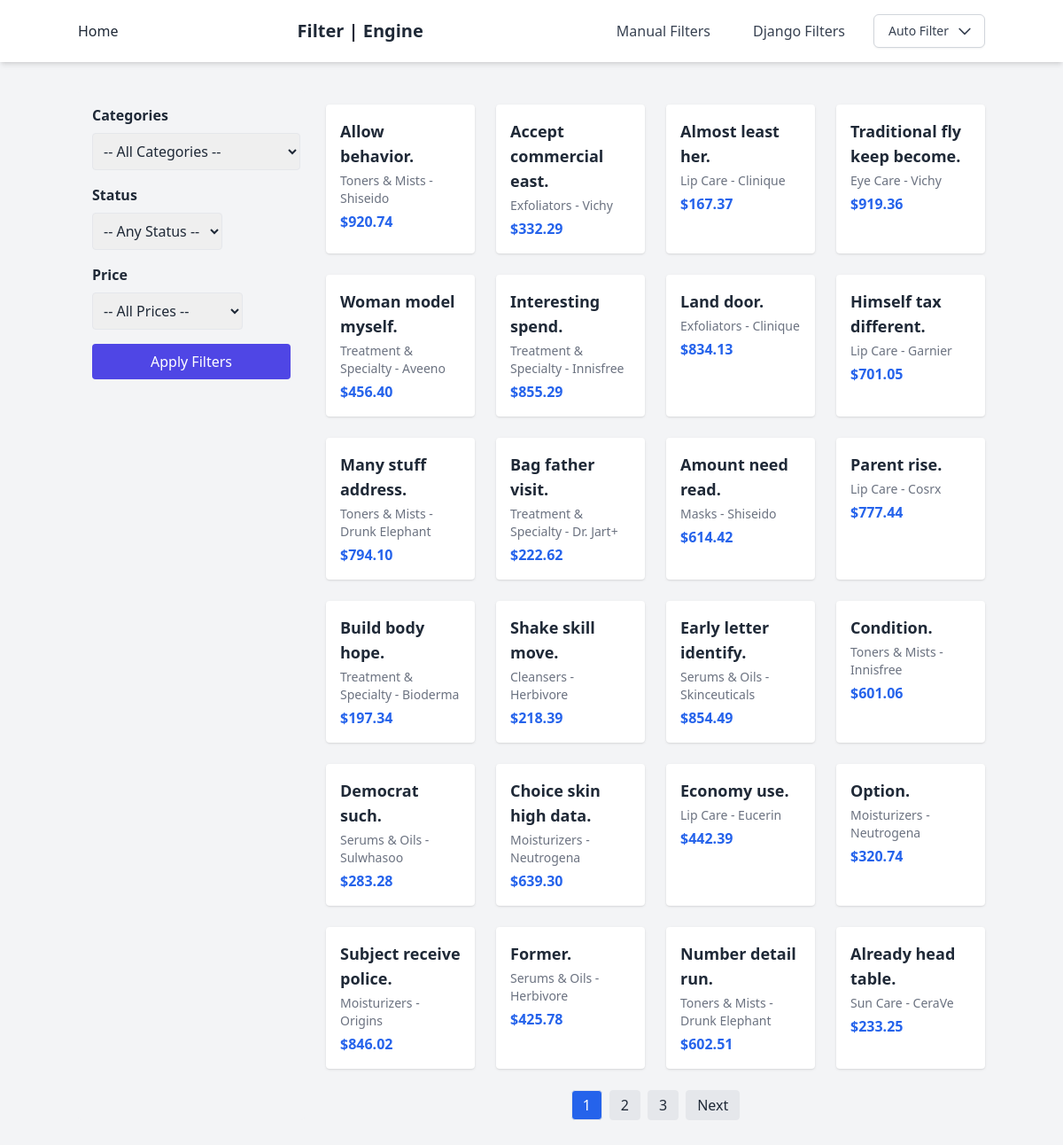
Page /facet_ch_apply/ on the committed database.
### products/models.py (models this page shows, shortened)
class Product(models.Model):
    STATUS_CHOICES = (("active","Active"),("inactive","Inactive"))
    name = models.CharField(max_length=255)
    category = models.ForeignKey(Category, on_delete=models.CASCADE, related_name="products")
    brand = models.ForeignKey(Brand, on_delete=models.SET_NULL, null=True, related_name="products")
    status = models.CharField(max_length=10, choices=STATUS_CHOICES, db_index=True)
    price = models.DecimalField(max_digits=8, decimal_places=2, db_index=True)
    stock = models.IntegerField(default=0)
    created_at = models.DateTimeField(auto_now_add=True, db_index=True)
    class Meta:
        indexes = [
            models.Index(fields=["category", "brand"]),
            models.Index(fields=["category", "status"]),
            models.Index(fields=["-created_at"]),
            models.Index(fields=["price", "status"]),
        ]

class Category(models.Model):
    name = models.CharField(max_length=100, unique=True)
    product_count = models.PositiveIntegerField(default=0)

class Brand(models.Model):
    name = models.CharField(max_length=100, unique=True)

### products/views.py (the view)
# urls.py: path("facet_ch_apply/", ProductFilterChApplyView.as_view(), name="checkbox_apply_list"),
class ProductFilterChApplyView(FilterView):
    model = Product
    filterset_class = ProductFilter
    paginate_by = 24
    template_name = "products/ch_apply.html"
    context_object_name = "products"
    def get_queryset(self):
        queryset = super().get_queryset()
        bucket = self.request.GET.get("price_bucket")
        if bucket and "_" in bucket:
            try:
                min_val, max_val = map(int, bucket.split("_"))
                queryset = queryset.filter(price__gte=min_val, price__lt=max_val)
            except ValueError:
                pass
        return queryset
    def get_context_data(self, **kwargs):
        context = super().get_context_data(**kwargs)
        queryset = self.get_queryset()
        context['category_facets'] = (
            Product.objects.values(
                "category__id", "category__name"
            ).annotate(count=Count('id')).order_by("-count")
        )
        context['status_facets'] = (
            Product.objects.values('status')
            .annotate(count=Count('id'))
        )
        context['price_buckets'] = queryset.aggregate(
            p_0_50=Count(Case(When(price__lt=50, then=1), output_field=IntegerField())),
            p_50_100=Count(Case(When(price__gte=50, price__lt=100, then=1), output_field=IntegerField())),
            p_100_200=Count(Case(When(price__gte=100, price__lt=200, then=1), output_field=IntegerField())),
            p_200_500=Count(Case(When(price__gte=200, price__lt=500, then=1), output_field=IntegerField())),
            p_500_800=Count(Case(When(price__gte=500, price__lt=800, then=1), output_field=IntegerField())),
            p_800_1000=Count(Case(When(price__gte=800, price__lte=1000, then=1), output_field=IntegerField())),
        )
        context['selected_categories'] = self.request.GET.getlist('category')
        context['selected_statuses'] = self.request.GET.getlist('status')
        context['selected_price_bucket'] = self.request.GET.get('price_bucket', '')
        context['selected_price_bucket_display'] = (self.request.GET.get('price_bucket', '').replace("_", "–"))
        return context

### products/templates/products/ch_apply.html (shortened to what this page needs)
{% extends "base.html" %}
{% load widget_tweaks %}
{% block content %}
<div class="flex gap-6">
  <aside class="w-1/4 bg-gray-100 p-4 rounded">
    <form method="get">
    <h4 class="font-bold mb-2">Categories</h4>
    <select name="category" class="p-2 border rounded w-50">
      <option value="">-- All Categories --</option>
    </select>
    <h4 class="font-bold mt-4 mb-2">Status</h4>
    <select name="status" class="p-2 border rounded">
      <option value="">-- Any Status --</option>
    </select>
    <h4 class="font-bold mt-4 mb-2">Price</h4>
    <select name="price_bucket" class="p-2 border rounded">
      <option value="">-- All Prices --</option>
    </select>
    <button type="submit" class="mt-4 w-full bg-indigo-600 text-white p-2 rounded hover:bg-indigo-700 transition">
      Apply Filters
    </button>
    </form>
  </aside>
  <div class="flex-1">
    <div class="product-list grid grid-cols-1 sm:grid-cols-2 md:grid-cols-3 lg:grid-cols-4 gap-6">
      {% for product in products %}
        <div class="product bg-white p-4 rounded shadow">
          <h3 class="text-lg font-semibold mb-1">{{ product.name }}</h3>
          <p class="text-sm text-gray-500 mb-1">{{ product.category.name }} - {{ product.brand.name }}</p>
          <p class="text-blue-600 font-bold">${{ product.price }}</p>
        </div>
      {% empty %}
        <p>No products found.</p>
      {% endfor %}
    </div>
    {% if page_obj.has_other_pages %}
    <div class="flex justify-center mt-6 space-x-2">
        {% for num in page_obj.paginator.page_range %}
        {% if num >= page_obj.number|add:"-2" and num <= page_obj.number|add:"2" %} {% if num == page_obj.number %} <span
            class="px-3 py-1 border rounded bg-blue-600 text-white">{{ num }}</span>
            {% else %}
            <a href="?page={{ num }}{% for key, value in request.GET.items %}{% if key != 'page' %}&{{ key }}={{ value }}{% endif %}{% endfor %}"
                class="px-3 py-1 border rounded bg-gray-200 hover:bg-gray-300 transition">{{ num }}</a>
            {% endif %}
            {% endif %}
            {% endfor %}
            {% if page_obj.has_next %}
            <a href="?page={{ page_obj.next_page_number }}{% for key, value in request.GET.items %}{% if key != 'page' %}&{{ key }}={{ value }}{% endif %}{% endfor %}"
                class="px-3 py-1 border rounded bg-gray-200 hover:bg-gray-300 transition">Next</a>
            {% endif %}
    </div>
    {% endif %}
  </div>
</div>
{% endblock content %}

### rows in the picture
Product: name "Allow behavior.", category.name "Toners & Mists", brand.name "Shiseido", price "920.74"
Product: name "Accept commercial east.", category.name "Exfoliators", brand.name "Vichy", price "332.29"
Product: name "Almost least her.", category.name "Lip Care", brand.name "Clinique", price "167.37"
Product: name "Traditional fly keep become.", category.name "Eye Care", brand.name "Vichy", price "919.36"
Product: name "Woman model myself.", category.name "Treatment & Specialty", brand.name "Aveeno", price "456.40"
Product: name "Interesting spend.", category.name "Treatment & Specialty", brand.name "Innisfree", price "855.29"
Product: name "Land door.", category.name "Exfoliators", brand.name "Clinique", price "834.13"
Product: name "Himself tax different.", category.name "Lip Care", brand.name "Garnier", price "701.05"
Product: name "Many stuff address.", category.name "Toners & Mists", brand.name "Drunk Elephant", price "794.10"
Product: name "Bag father visit.", category.name "Treatment & Specialty", brand.name "Dr. Jart+", price "222.62"
Product: name "Amount need read.", category.name "Masks", brand.name "Shiseido", price "614.42"
Product: name "Parent rise.", category.name "Lip Care", brand.name "Cosrx", price "777.44"
Product: name "Build body hope.", category.name "Treatment & Specialty", brand.name "Bioderma", price "197.34"
Product: name "Shake skill move.", category.name "Cleansers", brand.name "Herbivore", price "218.39"
Product: name "Early letter identify.", category.name "Serums & Oils", brand.name "Skinceuticals", price "854.49"
Product: name "Condition.", category.name "Toners & Mists", brand.name "Innisfree", price "601.06"
Product: name "Democrat such.", category.name "Serums & Oils", brand.name "Sulwhasoo", price "283.28"
Product: name "Choice skin high data.", category.name "Moisturizers", brand.name "Neutrogena", price "639.30"
Product: name "Economy use.", category.name "Lip Care", brand.name "Eucerin", price "442.39"
Product: name "Option.", category.name "Moisturizers", brand.name "Neutrogena", price "320.74"
Product: name "Subject receive police.", category.name "Moisturizers", brand.name "Origins", price "846.02"
Product: name "Former.", category.name "Serums & Oils", brand.name "Herbivore", price "425.78"
Product: name "Number detail run.", category.name "Toners & Mists", brand.name "Drunk Elephant", price "602.51"
Product: name "Already head table.", category.name "Sun Care", brand.name "CeraVe", price "233.25"

### other values in the picture
{{ num }} "1"
{{ num }} "2" "3"
